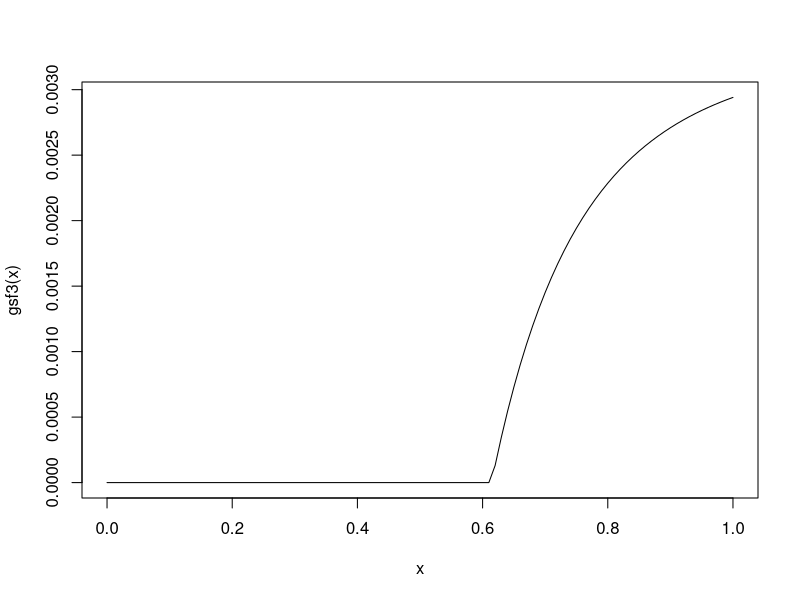
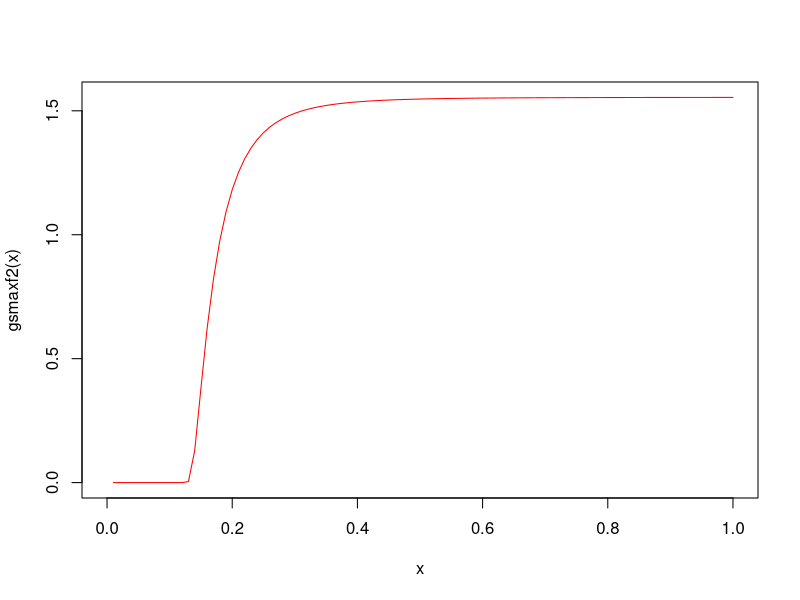

The R script that drew these images, in order:

gsf1 <- function(w, w0,
                 a=1.6, LAI=1, nZ=0.5, p=43200, l=1.8e-5, h=l*a*LAI/nZ*p, VPD=0.02,
                 pe=-1.58*10^-3, h2=h/1000, kmax=5, b=4.38, c=5.71, d=10.05)h2/(h*VPD)*pe*kmax*(w^(-b)-w0^(-b))*exp(-(-pe*w0^(-b)/d)^c)
gsf2 <- Vectorize(function(w, w0)ifelse(w>w0, gsf1(w, w0), 0))
gsf3 <- function(w)gsf2(w, w0=w0)

gsmaxf1 <- function(w,
                    a=1.6, LAI=1, nZ=0.5, p=43200, l=1.8e-5, h=l*a*LAI/nZ*p, VPD=0.02,
                    pe=-1.58*10^-3, h2=h/1000, kmax=5, b=4.38, c=5.71, d=10.05){
  ps <- pe*w^(-b)
  kf <- function(x)kmax*exp(-(-x/d)^c)
  f1 <- function(x)-((ps-x)*h2*kf(x))
  pxmin <- optimize(f1, c(-20,0), tol = .Machine$double.eps)$minimum
  gsmax <- (ps-pxmin)*h2*kf(pxmin)/(h*VPD)
  return(gsmax)
}
gsmaxf2 <- Vectorize(gsmaxf1)

f <- function(w0)gsmaxf2(w0+1e-5)-gsf2(w0+1e-5, w0)
# Figure
w0 <- 0.61439263589695858
curve(gsf3, 0, 1)
curve(gsmaxf2, 0, 1, col="red")
